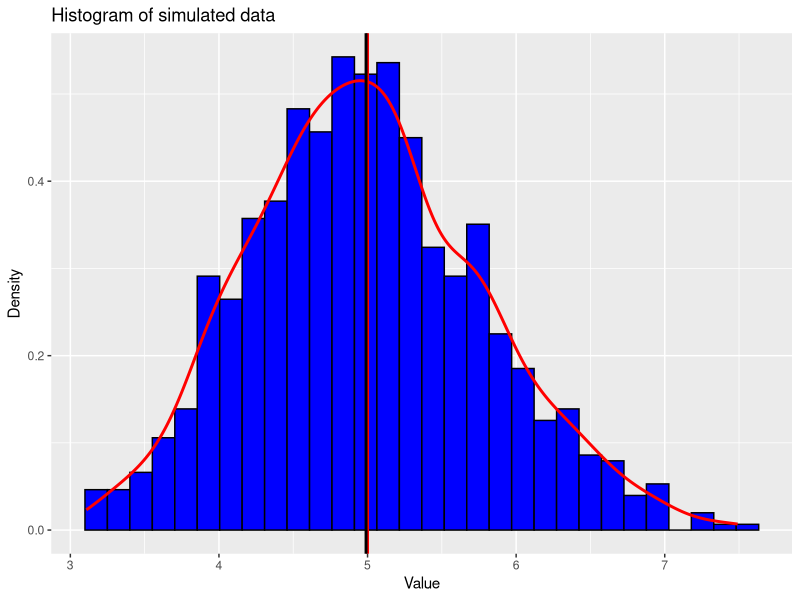
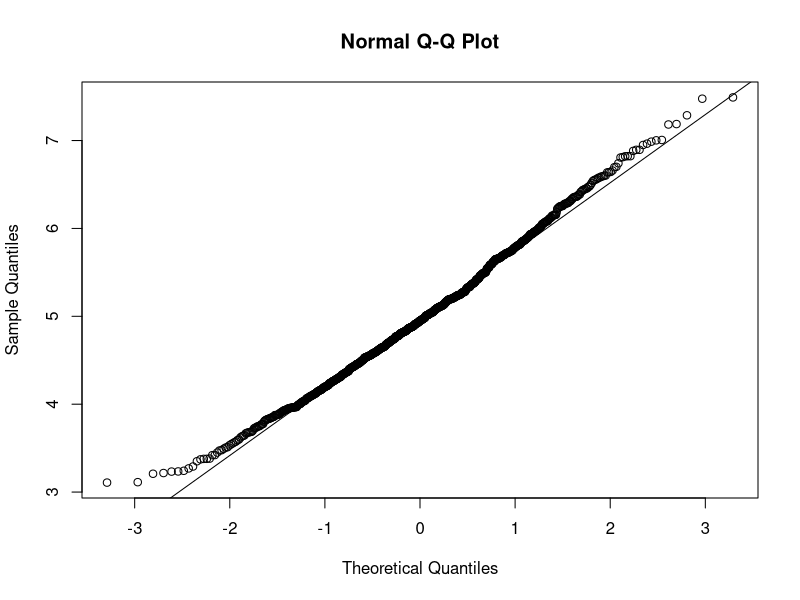

Recreate these plots in R, in order.
## ---- chunk 1
knitr::opts_chunk$set(echo = TRUE)
## ---- chunk 2
set.seed(1)
mns_1000 <- c()
for(i in 1:1000){
    mns <- mean(rexp(n = 40,rate = 0.2))
    mns_1000 <- c(mns_1000, mns)
}

simMn <- mean(mns_1000)
varMn <- var(mns_1000)
## ---- chunk 3
theoMn <- 1/0.2
theoVar <- (1/0.2)^2 /40
## ---- chunk 4
library(ggplot2)
gplot <- data.frame(mns_1000)
m <- ggplot(gplot, aes(x = mns_1000)) + xlab("simulated mean")
m <- m + geom_histogram(aes(y=..density..), colour = "black", fill = "blue")
m + geom_density(colour = "red", size = 1) + geom_vline(xintercept = theoMn, color = "red", size =1) + geom_vline(xintercept = simMn, color = "black", size =1) + ggtitle("Histogram of simulated data") +  xlab("Value") + ylab("Density")
## ---- chunk 5
simConfIntervl <- round( simMn + c(-1,+1) * 1.96 * sd(mns_1000)/sqrt(40),3)
theoretiConfIntervl <- round(theoMn + c(-1,+1) * 1.96 * theoVar/sqrt(40),3)

simConfIntervl
theoretiConfIntervl
## ---- chunk 6
qqnorm(mns_1000)
qqline(mns_1000)
